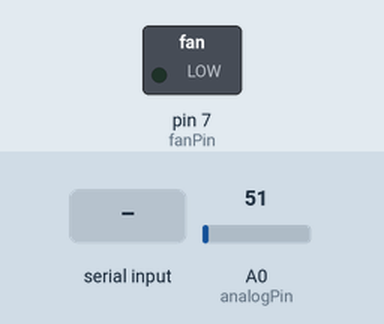
The sketch below on a simulated Arduino Uno, built with avr-gcc and run on an emulated ATmega328P. Shown: switched loads named in the sketch (green lamp = pin HIGH). The test bench sets the inputs (shaded band); at power-on: A0 (analogPin) = 51.

Above: at 1.8 s.
1.9 s: "FAN ON\n" received over the second serial link
At 3.3 s:
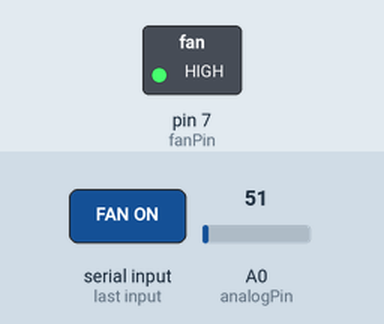
3.6 s: "FAN OFF\n" received over the second serial link
At 5.0 s:
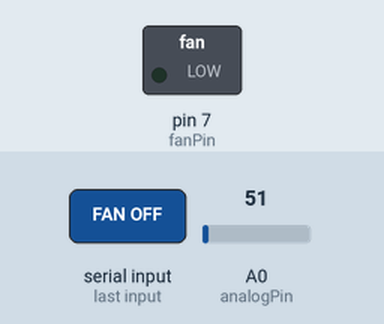
Timing chart, 0 to 6.6 s (numbered marks = the images above; inputs shaded):
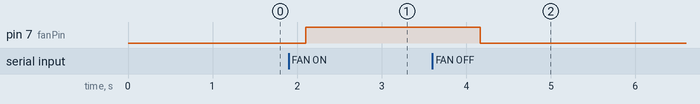

Measured:
- after the input at 1.9 s, pin 7 (fanPin): LOW → HIGH after 0.20 s
- after the input at 3.6 s, pin 7 (fanPin): HIGH → LOW after 0.56 s

The sketch:

task.ino
```cpp
#include <SoftwareSerial.h>

const int analogPin = A0;        // Analog pin connected to LM35
const int fanPin = 7;            // Pin connected to fan

SoftwareSerial BTSerial(10, 11); // RX, TX

void setup() {
  pinMode(fanPin, OUTPUT);

  Serial.begin(9600);            // Debugging via Serial Monitor
  BTSerial.begin(9600);          // Bluetooth module initialization

  BTSerial.println("Bluetooth Connected!"); // Send a welcome message
}

void loop() {
  // Read temperature data
  int sensorValue = analogRead(analogPin);
  double voltage = sensorValue * (5.0 / 1023.0);
  double temperature = voltage * 100.0;

  // Send temperature data over Bluetooth
  BTSerial.print("Temperature: ");
  BTSerial.print(temperature);
  BTSerial.println(" °C");

  // Check if a command is received from the app
  if (BTSerial.available()) {
    String command = BTSerial.readStringUntil('\n');
    command.trim(); // Remove any extra spaces or newlines

    if (command == "FAN ON") {
      digitalWrite(fanPin, HIGH);
      BTSerial.println("Fan is ON");
    } else if (command == "FAN OFF") {
      digitalWrite(fanPin, LOW);
      BTSerial.println("Fan is OFF");
    }  else if(temperature >= 30) {
      digitalWrite(fanPin, HIGH);
    }  else if (temperature <= 29) {
      digitalWrite(fanPin, LOW);
    } else {
      BTSerial.println("Unknown Command");
    }
  }

  delay(1000); // Delay for 1 second
}
```
